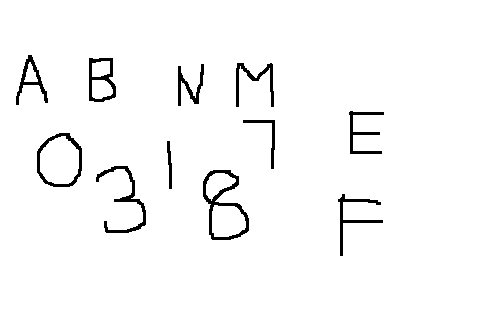
#> input picture TEST1.PNG, 493 x 316 px
$ python -i predict.py   (imports and definitions only)
#> lines starting #> are read from the running program, lines starting #| are printed output that depends on the picture; after the words box and inside, x2 and y2 are one past the last pixel; in counts of white or black regions, pixels touching at a corner belong together
#> in segment, `image = cv2.imread(image_file, cv2.IMREAD_GRAYSCALE)`: image: shape (316, 493); 97% white; 11 black regions, largest, box (x1, y1, x2, y2) and area: (203, 170, 249, 240) 770, (96, 166, 146, 233) 581, (37, 133, 82, 187) 513
### detect_text.py
import copy
import cv2

def hk(img, bg = 255, nh = 8):

#> called with bg = 255, nh = 8
    # [15 lines left out: function neighborhood4, not called in this run]

    def neighborhood8(i,j, ncols):
        lst = []
        if (i == 0):
            if (j == 0):
                return lst
            else:
                lst.append((i, j - 1))
                return lst
        elif (j == 0):
            lst.append((i - 1, j))
            lst.append((i-1, j+1))
            return lst
        elif(j == ncols-1):
            lst.append((i - 1, j))
            lst.append((i, j - 1))
            lst.append((i-1, j-1))
            return lst
        else:
            lst.append((i, j-1))
            lst.append((i-1, j-1))
            lst.append((i-1, j))
            lst.append((i-1, j+1))
            return lst

    def combineObjs(objList):
        rmin = min([ele[0] for ele in objList])
        rmax = max([ele[1] for ele in objList])
        cmin = min([ele[2] for ele in objList])
        cmax = max([ele[3] for ele in objList])
        return (rmin,rmax,cmin,cmax)

    # [7 lines left out: function printMat, not called in this run]

    label = 1
    objs = []
    find = []

    def findCluster(x):
        while(find[x-1]!=x):
            x = find[x-1]
        return x

    img = copy.deepcopy(img)
    nrows,ncols = img.shape
#> nrows = 316; ncols = 493
    for i in range(nrows):
        for j in range(ncols):

            if(img[i,j]!= bg):
                if(nh == 4):
                    ngbrs = neighborhood4(i,j)
                else:
                    ngbrs = neighborhood8(i,j, ncols)
                ngbrs = [ele for ele in ngbrs if(img[ele[0], ele[1]]!= bg)]

                if(len(ngbrs)==0):
                    img[i, j] = label
                    find.append(label)
                    objs.append((i,i, j,j))
                    label+=1

                else:
                    finds = list(set([findCluster(img[ele[0], ele[1]]) for ele in ngbrs]))
                    relObjs = [objs[ele-1] for ele in finds if objs[ele-1] is not None]
                    leastVal = min(finds)
                    img[i, j] = leastVal
                    relObjs.append((i,i,j,j))
                    combObj = combineObjs(relObjs)
                    for ele in finds:
                        find[ele-1] = leastVal

                    for ele in finds:
                        objs[ele-1] = None
                    objs[leastVal-1] = combObj
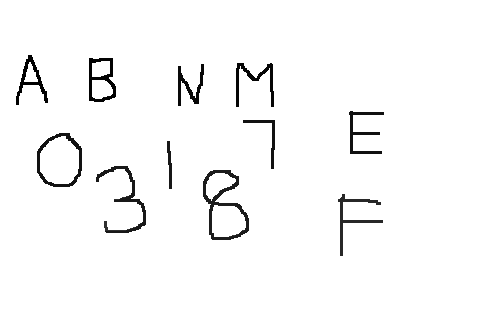
#> img: shape (316, 493); min 1, max 255, mean 247.8
#> after the loop, find = 57 values, max 39 at index 38, min 1 at index 0, mean 19.12; label = 58; objs = 57 items

    for i in range(nrows):
        for j in range(ncols):
            if(img[i,j]!=bg):
                img[i,j] = findCluster(img[i,j])
#> img: shape (316, 493); 0.28% of pixels changed, all inside (x1, y1, x2, y2) = (26, 58, 339, 237)


    objs = [i for i in objs if i is not None]
#> objs = [(55, 104, 16, 47), (58, 101, 89, 115), (63, 106, 236, 273), (64, 105, 178, 203), (111, 153, 349, 383), (120, 168, 243, 274), (133, 186, 37, 81), (141, 188, 167, 171), (166, 232, 96, 145), (170, 239, 203, 248), (194, 255, 338, 382)]
    objs = list(filter(lambda x: x[0]!=x[1] and x[2]!=x[3], objs))
    return objs

### predict.py
import cv2
import numpy as np
from keras.models import model_from_json
from keras.preprocessing import image as i
def imageClass(i):
    if i<10:
        return chr(i+48)
    else:
        return chr(i+65-10)

IMG_DIM1 = 30
IMG_DIM2 = 30

from detect_text import hk
def segment(image_file):
    image = cv2.imread(image_file, cv2.IMREAD_GRAYSCALE)
    cv2.imshow("win", image)
    cv2.waitKey()

    thresh, image = cv2.threshold(image, 127, 255, cv2.THRESH_BINARY)

    objs = hk(image)
    print('hk display:',objs)
#> (printed output is left out)
    return (image, objs)

def preprocess_cnn(img):
    img = cv2.resize(img, (IMG_DIM1,IMG_DIM2))
    img = cv2.bitwise_not(img)
    image = i.img_to_array(img)
    image = cv2.cvtColor(image, cv2.COLOR_GRAY2BGR)
    image = np.expand_dims(image, axis=0)
    return image


model_file = "model1.json"
weights_file = "model.h5"
# [1 line not run here, left out]
# [1 line that did not run here, left out]
# [1 line not run here, left out]
# [1 line that did not run here, left out]
# [2 lines not run here, left out]

def predict_class(img):
    global loaded_model
    img = preprocess_cnn(img)
    result = loaded_model.predict(img)
    print('result display',result)
    return imageClass(np.argmax(result[0]))

def process_detect(image_file):
    img, objs = segment(image_file)
    pred_list = []
    for obj in objs:

        pred_list.append(predict_class(img[obj[0]:obj[1], obj[2]:obj[3]]))
#> this loop made 1 pass
#> pass 1, in preprocess_cnn, `img = cv2.resize(img, (IMG_DIM1,IMG_DIM2))`:
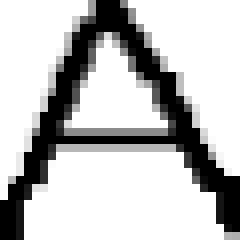
#> img: shape (30, 30) (shown 8 times larger); min 0, max 255, mean 191.3
#> pass 1, in preprocess_cnn, `img = cv2.bitwise_not(img)`:
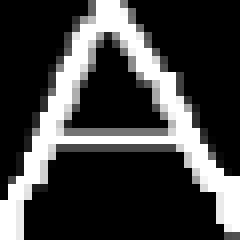
#> img: shape (30, 30) (shown 8 times larger); min 0, max 255, mean 63.7
#> after the loop, pred_list = []
    print('prediction list',pred_list)
    img = cv2.cvtColor(img, cv2.COLOR_GRAY2RGB)
    i = 0
    for obj in objs:
        cv2.rectangle(img, (obj[2],obj[0]), (obj[3],obj[1]), color=(0,255,0), thickness=2)
        cv2.putText(img, pred_list[i], (obj[2]+5, obj[0]), 2, 0.7, (0, 0, 255))
        i+=1
    cv2.imshow("win", img)
    cv2.waitKey()
# [2 lines not run here, left out]

#> (the run stopped early here; a loop or call above may not have finished)
